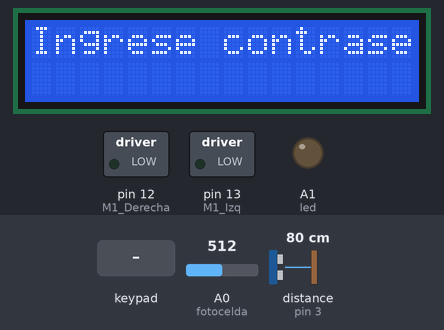
A sketch run on a simulated Arduino Uno, built with avr-gcc and run on an emulated ATmega328P. Shown: 16×2 character LCD, switched loads named in the sketch (green lamp = pin HIGH), output pins drawn as LEDs (lit = HIGH). Wiring (inferred from the names in the program): ultrasonic range finder: trigger pin 2; echo pin 3. The test bench sets the inputs (shaded band); at power-on: A0 (fotocelda) = 512, distance to the obstacle (sensor on pin 3) 80 cm. The echo pulse lasts 58.3 µs per cm; pins used as bus, display or sensor lines are not drawn; what the sketch prints to the serial monitor is not drawn.

Above: at 1.2 s.
1.3 s: keypad keys 1 4 7 2 pressed 0.4 s apart
At 1.92 s:
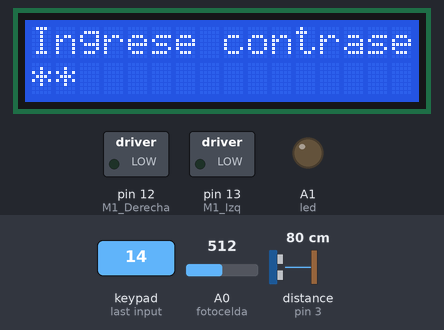
At 3.5 s:
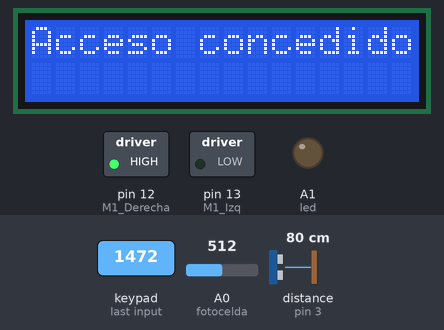
Timing chart, 0 to 44.0 s (numbered marks = the images above; inputs shaded):
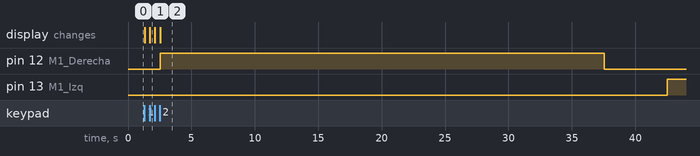

The sketch:

proyectoFinal.ino
```cpp
#include <Keypad.h>
#include <LiquidCrystal_I2C.h>
#include <Wire.h>

const byte rowsCount = 4;
const byte columsCount = 4;

char keys[rowsCount][columsCount] = {
   { '1','2','3', 'A' },
   { '4','5','6', 'B' },
   { '7','8','9', 'C' },
   { '*','0','#', 'D' }
};

const byte rowPins[rowsCount] = { 7, 6, 5, 4 };
const byte columnPins[columsCount] = { 11, 10, 9, 8 };
Keypad keypad = Keypad(makeKeymap(keys), rowPins, columnPins, rowsCount, columsCount);

// Define la contraseña
char password[] = "1472";

LiquidCrystal_I2C lcd(0x27,16,2);

//pines sensor de distancia
const int EchoPin = 3;
const int TriggerPin = 2;

//motor
int M1_Izq = 13; //Direccion
int M1_Derecha = 12; //Direccion

//pines sensor de luz
const int fotocelda = A0;

//pine para el led
const int led = A1;

String inputPassword = ""; // Variable para almacenar la contraseña ingresada por el usuario

//Cálculo para la distancia
int ping(int TriggerPin, int EchoPin) {
   long duration, distanceCm;

   digitalWrite(TriggerPin, LOW);  //para generar un pulso limpio ponemos a LOW 4us
   delayMicroseconds(4);
   digitalWrite(TriggerPin, HIGH);  //generamos Trigger (disparo) de 10us
   delayMicroseconds(10);
   digitalWrite(TriggerPin, LOW);

   duration = pulseIn(EchoPin, HIGH);  //medimos el tiempo entre pulsos, en microsegundos

   distanceCm = duration * 10 / 292/ 2;   //convertimos a distancia, en cm
   return distanceCm;
}

void girar(int direccion)
{
  boolean inPin1 = LOW;
  boolean inPin2 = HIGH;

  if(direccion == 1){
    inPin1 = HIGH;
    inPin2 = LOW;
  }
    digitalWrite(M1_Izq, inPin1);
    digitalWrite(M1_Derecha, inPin2);
}

void stop(){
    digitalWrite(M1_Izq, LOW);
    digitalWrite(M1_Derecha, LOW);
}

void setup() {
  Serial.begin(9600);
  pinMode(TriggerPin, OUTPUT);
  pinMode(EchoPin, INPUT);
  pinMode(M1_Izq, OUTPUT);
  pinMode(M1_Derecha, OUTPUT);
  pinMode(led, OUTPUT);
  digitalWrite(led, LOW);
  stop();
  lcd.init();
  lcd.backlight();
}

void loop() {
  lcd.setCursor(0, 0);
  lcd.print("Ingrese contraseña: ");
  char key = keypad.getKey(); // Obtiene la tecla presionada
  int cm = ping(TriggerPin, EchoPin);
  int luz = analogRead(fotocelda);
  if(cm < 15 && luz < 150){
    digitalWrite(led, HIGH);
  } else {
    digitalWrite(led, LOW );
  }

  if (key) { // Verifica si se ha presionado una tecla
    inputPassword += key; // Agrega la tecla presionada a la contraseña ingresada

    lcd.setCursor(inputPassword.length() - 1, 1); // Establece la posición del cursor en la pantalla LED
    lcd.print("*"); // Muestra un asterisco en la posición del cursor
    Serial.println(inputPassword);

    if (inputPassword.length() == 4) { // Verifica si se han ingresado 4 dígitos
      if (inputPassword == password) { // Compara la contraseña ingresada con la contraseña almacenada
        lcd.clear(); // Limpia la pantalla LED
        lcd.setCursor(0, 0); // Establece la posición del cursor en la pantalla LED
        lcd.print("Acceso concedido"); // Muestra "Acceso concedido" en la pantalla LED
        Serial.println("Acceso concedido");
        girar(2);
        delay(35000);
        stop();
        delay(5000);
        girar(1);
        delay(35000);
        stop();
      } else {
        lcd.clear(); // Limpia la pantalla LED
        lcd.setCursor(0, 0); // Establece la posición del cursor en la pantalla LED
        lcd.print("Acceso denegado"); // Muestra "Acceso denegado" en la pantalla LED
        Serial.println("Acceso denegado");
        delay(2000); // Espera 2 segundos
      }
      inputPassword = ""; // Restablece la contraseña ingresada
      lcd.clear(); // Limpia la pantalla LED
    }
  }
}
```

Measured:
- after the input at 1.3 s, pin 12 (M1_Derecha): LOW → HIGH after 1.2 s, → LOW 35.0 s later; pin 13 (M1_Izq): LOW → HIGH after 41.2 s; the display: first changes at once (image 1 shows a later state)
